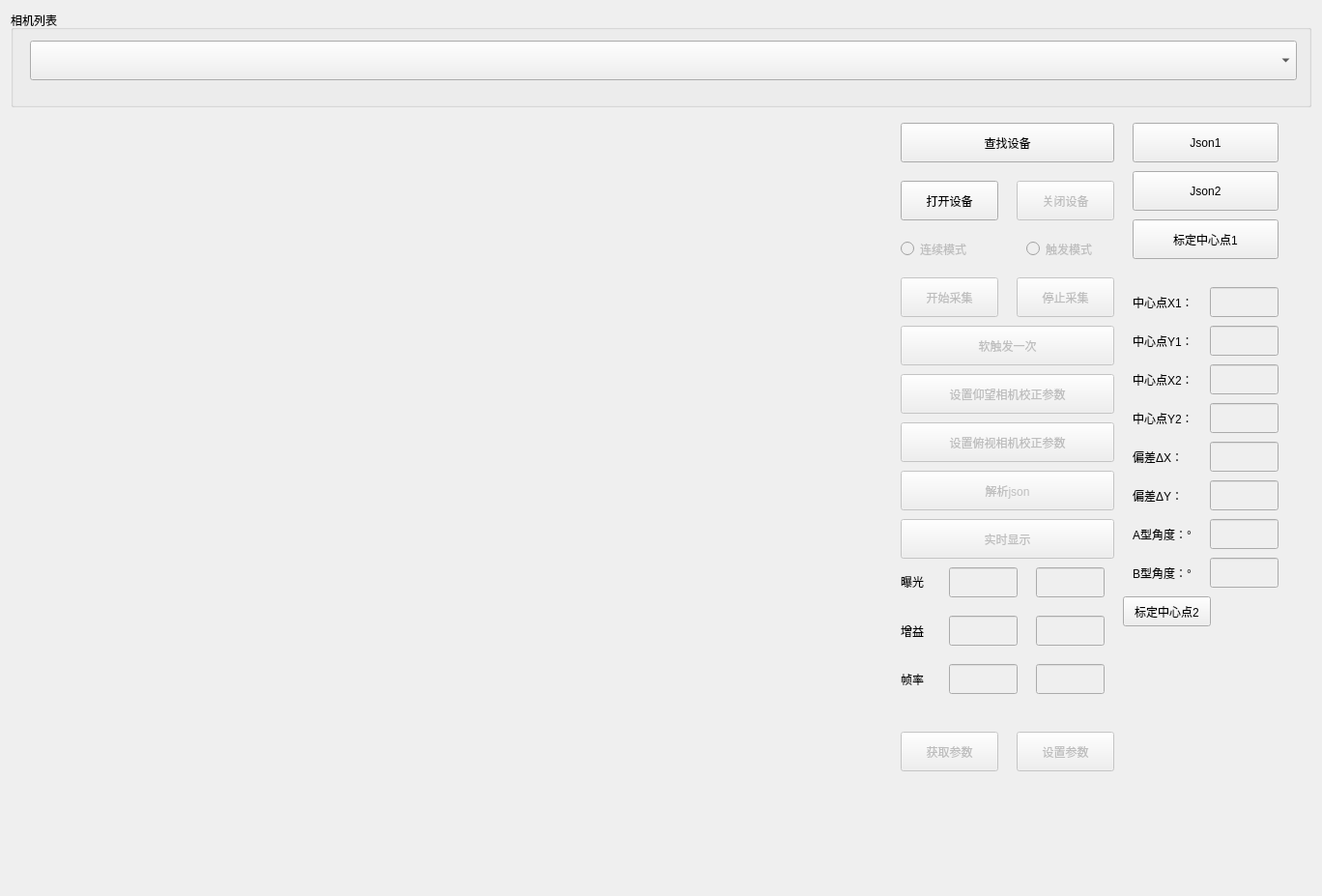
<?xml version="1.0" encoding="UTF-8"?>
<ui version="4.0">
 <class>OpenMultiCamDlg</class>
 <widget class="QWidget" name="OpenMultiCamDlg">
  <property name="geometry">
   <rect>
    <x>0</x>
    <y>0</y>
    <width>1368</width>
    <height>927</height>
   </rect>
  </property>
  <property name="windowTitle">
   <string>Form</string>
  </property>
  <layout class="QGridLayout" name="gridLayout">
   <item row="1" column="0">
    <widget class="MyPictureWidget" name="widgetPicture1" native="true">
     <property name="maximumSize">
      <size>
       <width>800</width>
       <height>16777215</height>
      </size>
     </property>
    </widget>
   </item>
   <item row="2" column="0">
    <widget class="MyPictureWidget" name="widgetPicture3" native="true">
     <property name="maximumSize">
      <size>
       <width>800</width>
       <height>16777215</height>
      </size>
     </property>
    </widget>
   </item>
   <item row="0" column="0" colspan="3">
    <widget class="QGroupBox" name="groupBox">
     <property name="maximumSize">
      <size>
       <width>16777215</width>
       <height>100</height>
      </size>
     </property>
     <property name="title">
      <string>相机列表</string>
     </property>
     <widget class="QComboBox" name="ComboDevices">
      <property name="geometry">
       <rect>
        <x>20</x>
        <y>31</y>
        <width>1311</width>
        <height>41</height>
       </rect>
      </property>
     </widget>
    </widget>
   </item>
   <item row="2" column="1">
    <widget class="MyPictureWidget" name="widgetPicture4" native="true">
     <property name="maximumSize">
      <size>
       <width>800</width>
       <height>16777215</height>
      </size>
     </property>
    </widget>
   </item>
   <item row="1" column="1">
    <widget class="MyPictureWidget" name="widgetPicture2" native="true">
     <property name="maximumSize">
      <size>
       <width>800</width>
       <height>16777215</height>
      </size>
     </property>
    </widget>
   </item>
   <item row="1" column="2" rowspan="2">
    <widget class="QWidget" name="widget" native="true">
     <widget class="QPushButton" name="bnSetParam">
      <property name="enabled">
       <bool>false</bool>
      </property>
      <property name="geometry">
       <rect>
        <x>140</x>
        <y>640</y>
        <width>101</width>
        <height>41</height>
       </rect>
      </property>
      <property name="text">
       <string>设置参数</string>
      </property>
     </widget>
     <widget class="QRadioButton" name="btnContinuesMode">
      <property name="enabled">
       <bool>false</bool>
      </property>
      <property name="geometry">
       <rect>
        <x>20</x>
        <y>130</y>
        <width>111</width>
        <height>21</height>
       </rect>
      </property>
      <property name="text">
       <string>连续模式</string>
      </property>
     </widget>
     <widget class="QPushButton" name="btnClose">
      <property name="enabled">
       <bool>false</bool>
      </property>
      <property name="geometry">
       <rect>
        <x>140</x>
        <y>70</y>
        <width>101</width>
        <height>41</height>
       </rect>
      </property>
      <property name="text">
       <string>关闭设备</string>
      </property>
     </widget>
     <widget class="QPushButton" name="btnStartAqui">
      <property name="enabled">
       <bool>false</bool>
      </property>
      <property name="geometry">
       <rect>
        <x>20</x>
        <y>170</y>
        <width>101</width>
        <height>41</height>
       </rect>
      </property>
      <property name="text">
       <string>开始采集</string>
      </property>
     </widget>
     <widget class="QPushButton" name="btnOpenCam">
      <property name="geometry">
       <rect>
        <x>20</x>
        <y>70</y>
        <width>101</width>
        <height>41</height>
       </rect>
      </property>
      <property name="text">
       <string>打开设备</string>
      </property>
     </widget>
     <widget class="QLineEdit" name="tbExposure_2">
      <property name="enabled">
       <bool>false</bool>
      </property>
      <property name="geometry">
       <rect>
        <x>160</x>
        <y>470</y>
        <width>71</width>
        <height>31</height>
       </rect>
      </property>
     </widget>
     <widget class="QPushButton" name="bnGetParam">
      <property name="enabled">
       <bool>false</bool>
      </property>
      <property name="geometry">
       <rect>
        <x>20</x>
        <y>640</y>
        <width>101</width>
        <height>41</height>
       </rect>
      </property>
      <property name="text">
       <string>获取参数</string>
      </property>
     </widget>
     <widget class="QPushButton" name="btnStop">
      <property name="enabled">
       <bool>false</bool>
      </property>
      <property name="geometry">
       <rect>
        <x>140</x>
        <y>170</y>
        <width>101</width>
        <height>41</height>
       </rect>
      </property>
      <property name="text">
       <string>停止采集</string>
      </property>
     </widget>
     <widget class="QPushButton" name="btnTriggerExec">
      <property name="enabled">
       <bool>false</bool>
      </property>
      <property name="geometry">
       <rect>
        <x>20</x>
        <y>220</y>
        <width>221</width>
        <height>41</height>
       </rect>
      </property>
      <property name="text">
       <string>软触发一次</string>
      </property>
     </widget>
     <widget class="QLineEdit" name="tbFrameRate_2">
      <property name="enabled">
       <bool>false</bool>
      </property>
      <property name="geometry">
       <rect>
        <x>160</x>
        <y>570</y>
        <width>71</width>
        <height>31</height>
       </rect>
      </property>
     </widget>
     <widget class="QLineEdit" name="tbGain">
      <property name="enabled">
       <bool>false</bool>
      </property>
      <property name="geometry">
       <rect>
        <x>70</x>
        <y>520</y>
        <width>71</width>
        <height>31</height>
       </rect>
      </property>
     </widget>
     <widget class="QLineEdit" name="tbGain_2">
      <property name="enabled">
       <bool>false</bool>
      </property>
      <property name="geometry">
       <rect>
        <x>160</x>
        <y>520</y>
        <width>71</width>
        <height>31</height>
       </rect>
      </property>
     </widget>
     <widget class="QLabel" name="lExposure">
      <property name="geometry">
       <rect>
        <x>20</x>
        <y>469</y>
        <width>54</width>
        <height>31</height>
       </rect>
      </property>
      <property name="text">
       <string>曝光</string>
      </property>
     </widget>
     <widget class="QLineEdit" name="tbExposure">
      <property name="enabled">
       <bool>false</bool>
      </property>
      <property name="geometry">
       <rect>
        <x>70</x>
        <y>470</y>
        <width>71</width>
        <height>31</height>
       </rect>
      </property>
     </widget>
     <widget class="QLineEdit" name="tbFrameRate">
      <property name="enabled">
       <bool>false</bool>
      </property>
      <property name="geometry">
       <rect>
        <x>70</x>
        <y>570</y>
        <width>71</width>
        <height>31</height>
       </rect>
      </property>
     </widget>
     <widget class="QLabel" name="lFrameRate">
      <property name="geometry">
       <rect>
        <x>20</x>
        <y>570</y>
        <width>54</width>
        <height>31</height>
       </rect>
      </property>
      <property name="text">
       <string>帧率</string>
      </property>
     </widget>
     <widget class="QLabel" name="lGain">
      <property name="geometry">
       <rect>
        <x>20</x>
        <y>520</y>
        <width>54</width>
        <height>31</height>
       </rect>
      </property>
      <property name="text">
       <string>增益</string>
      </property>
     </widget>
     <widget class="QRadioButton" name="btnTriggerMode">
      <property name="enabled">
       <bool>false</bool>
      </property>
      <property name="geometry">
       <rect>
        <x>150</x>
        <y>130</y>
        <width>111</width>
        <height>21</height>
       </rect>
      </property>
      <property name="text">
       <string>触发模式</string>
      </property>
     </widget>
     <widget class="QPushButton" name="btnEnumCam">
      <property name="geometry">
       <rect>
        <x>20</x>
        <y>10</y>
        <width>221</width>
        <height>41</height>
       </rect>
      </property>
      <property name="text">
       <string>查找设备</string>
      </property>
     </widget>
     <widget class="QPushButton" name="btnSetUpCameraLine">
      <property name="enabled">
       <bool>false</bool>
      </property>
      <property name="geometry">
       <rect>
        <x>20</x>
        <y>270</y>
        <width>221</width>
        <height>41</height>
       </rect>
      </property>
      <property name="text">
       <string>设置仰望相机校正参数</string>
      </property>
     </widget>
     <widget class="QPushButton" name="btnSetDownCameraLine">
      <property name="enabled">
       <bool>false</bool>
      </property>
      <property name="geometry">
       <rect>
        <x>20</x>
        <y>320</y>
        <width>221</width>
        <height>41</height>
       </rect>
      </property>
      <property name="text">
       <string>设置俯视相机校正参数</string>
      </property>
     </widget>
     <widget class="QPushButton" name="btnJson">
      <property name="enabled">
       <bool>false</bool>
      </property>
      <property name="geometry">
       <rect>
        <x>20</x>
        <y>370</y>
        <width>221</width>
        <height>41</height>
       </rect>
      </property>
      <property name="text">
       <string>解析json</string>
      </property>
     </widget>
     <widget class="QPushButton" name="btnShowImage">
      <property name="enabled">
       <bool>false</bool>
      </property>
      <property name="geometry">
       <rect>
        <x>20</x>
        <y>420</y>
        <width>221</width>
        <height>41</height>
       </rect>
      </property>
      <property name="text">
       <string>实时显示</string>
      </property>
     </widget>
     <widget class="QPushButton" name="btnAnalyzeJson_A">
      <property name="geometry">
       <rect>
        <x>260</x>
        <y>10</y>
        <width>151</width>
        <height>41</height>
       </rect>
      </property>
      <property name="text">
       <string>Json1</string>
      </property>
     </widget>
     <widget class="QPushButton" name="btnFindCenter_A">
      <property name="geometry">
       <rect>
        <x>260</x>
        <y>110</y>
        <width>151</width>
        <height>41</height>
       </rect>
      </property>
      <property name="text">
       <string>标定中心点1</string>
      </property>
     </widget>
     <widget class="QLabel" name="lExposure_2">
      <property name="geometry">
       <rect>
        <x>260</x>
        <y>180</y>
        <width>81</width>
        <height>31</height>
       </rect>
      </property>
      <property name="text">
       <string>中心点X1：</string>
      </property>
     </widget>
     <widget class="QLabel" name="lExposure_3">
      <property name="geometry">
       <rect>
        <x>260</x>
        <y>220</y>
        <width>81</width>
        <height>31</height>
       </rect>
      </property>
      <property name="text">
       <string>中心点Y1：</string>
      </property>
     </widget>
     <widget class="QLineEdit" name="centerPointX1_A">
      <property name="enabled">
       <bool>false</bool>
      </property>
      <property name="geometry">
       <rect>
        <x>340</x>
        <y>180</y>
        <width>71</width>
        <height>31</height>
       </rect>
      </property>
     </widget>
     <widget class="QLineEdit" name="centerPointY1_A">
      <property name="enabled">
       <bool>false</bool>
      </property>
      <property name="geometry">
       <rect>
        <x>340</x>
        <y>220</y>
        <width>71</width>
        <height>31</height>
       </rect>
      </property>
     </widget>
     <widget class="QLabel" name="lExposure_4">
      <property name="geometry">
       <rect>
        <x>260</x>
        <y>260</y>
        <width>81</width>
        <height>31</height>
       </rect>
      </property>
      <property name="text">
       <string>中心点X2：</string>
      </property>
     </widget>
     <widget class="QLabel" name="lExposure_5">
      <property name="geometry">
       <rect>
        <x>260</x>
        <y>300</y>
        <width>81</width>
        <height>31</height>
       </rect>
      </property>
      <property name="text">
       <string>中心点Y2：</string>
      </property>
     </widget>
     <widget class="QLineEdit" name="centerPointX2_B">
      <property name="enabled">
       <bool>false</bool>
      </property>
      <property name="geometry">
       <rect>
        <x>340</x>
        <y>260</y>
        <width>71</width>
        <height>31</height>
       </rect>
      </property>
     </widget>
     <widget class="QLineEdit" name="centerPointY2_B">
      <property name="enabled">
       <bool>false</bool>
      </property>
      <property name="geometry">
       <rect>
        <x>340</x>
        <y>300</y>
        <width>71</width>
        <height>31</height>
       </rect>
      </property>
     </widget>
     <widget class="QLabel" name="lExposure_6">
      <property name="geometry">
       <rect>
        <x>260</x>
        <y>340</y>
        <width>81</width>
        <height>31</height>
       </rect>
      </property>
      <property name="text">
       <string>偏差ΔX：</string>
      </property>
     </widget>
     <widget class="QLineEdit" name="deviation_X">
      <property name="enabled">
       <bool>false</bool>
      </property>
      <property name="geometry">
       <rect>
        <x>340</x>
        <y>340</y>
        <width>71</width>
        <height>31</height>
       </rect>
      </property>
     </widget>
     <widget class="QLabel" name="lExposure_7">
      <property name="geometry">
       <rect>
        <x>260</x>
        <y>380</y>
        <width>81</width>
        <height>31</height>
       </rect>
      </property>
      <property name="text">
       <string>偏差ΔY：</string>
      </property>
     </widget>
     <widget class="QLineEdit" name="deviation_Y">
      <property name="enabled">
       <bool>false</bool>
      </property>
      <property name="geometry">
       <rect>
        <x>340</x>
        <y>380</y>
        <width>71</width>
        <height>31</height>
       </rect>
      </property>
     </widget>
     <widget class="QLabel" name="lExposure_8">
      <property name="geometry">
       <rect>
        <x>260</x>
        <y>420</y>
        <width>81</width>
        <height>31</height>
       </rect>
      </property>
      <property name="text">
       <string>A型角度：°</string>
      </property>
     </widget>
     <widget class="QLineEdit" name="angle_A">
      <property name="enabled">
       <bool>false</bool>
      </property>
      <property name="geometry">
       <rect>
        <x>340</x>
        <y>420</y>
        <width>71</width>
        <height>31</height>
       </rect>
      </property>
     </widget>
     <widget class="QPushButton" name="btnAnalyzeJson_B">
      <property name="geometry">
       <rect>
        <x>260</x>
        <y>60</y>
        <width>151</width>
        <height>41</height>
       </rect>
      </property>
      <property name="text">
       <string>Json2</string>
      </property>
     </widget>
     <widget class="QPushButton" name="btnFindCenter_B">
      <property name="geometry">
       <rect>
        <x>250</x>
        <y>500</y>
        <width>91</width>
        <height>31</height>
       </rect>
      </property>
      <property name="text">
       <string>标定中心点2</string>
      </property>
     </widget>
     <widget class="QLabel" name="lExposure_9">
      <property name="geometry">
       <rect>
        <x>260</x>
        <y>460</y>
        <width>81</width>
        <height>31</height>
       </rect>
      </property>
      <property name="text">
       <string>B型角度：°</string>
      </property>
     </widget>
     <widget class="QLineEdit" name="angle_B">
      <property name="enabled">
       <bool>false</bool>
      </property>
      <property name="geometry">
       <rect>
        <x>340</x>
        <y>460</y>
        <width>71</width>
        <height>31</height>
       </rect>
      </property>
     </widget>
    </widget>
   </item>
  </layout>
 </widget>
 <customwidgets>
  <customwidget>
   <class>MyPictureWidget</class>
   <extends>QWidget</extends>
   <header location="global">opencamera/mypicturewidget.h</header>
   <container>1</container>
  </customwidget>
 </customwidgets>
 <resources/>
 <connections/>
</ui>
